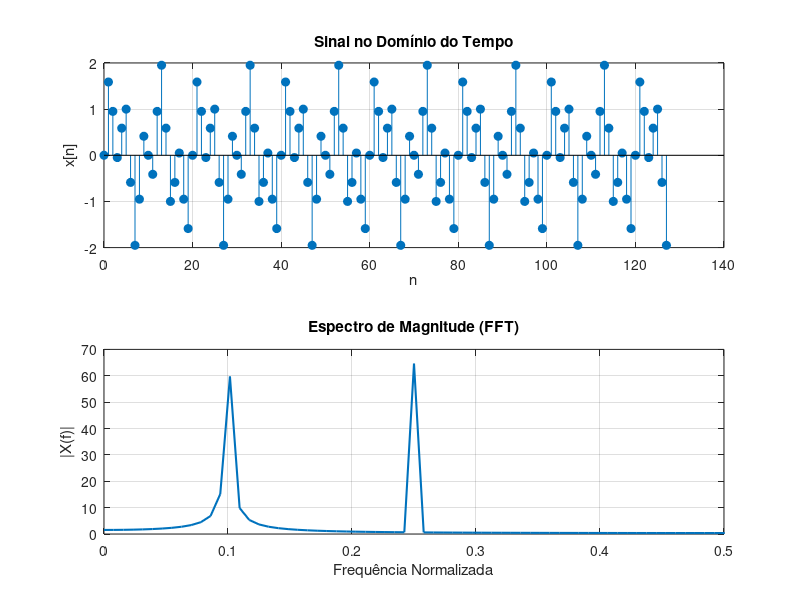

MATLAB code for this plot:
% Parâmetros
N = 128;
n = 0:N-1;

% Frequências normalizadas
f1 = 0.10;
f2 = 0.25;

% Sinais
x1 = sin(2*pi*f1*n);
x2 = sin(2*pi*f2*n);

% Soma dos sinais
x = x1 + x2;

% FFT
X = fft(x);
f = (0:N-1)/N;

% Gráfico único com dois subplots
figure;

% -----------------------------
% Sinal no domínio do tempo
% -----------------------------
subplot(2,1,1);
stem(n, x, 'filled');
title('Sinal no Domínio do Tempo');
xlabel('n');
ylabel('x[n]');
grid on;

% -----------------------------
% Espectro de magnitude
% -----------------------------
subplot(2,1,2);
plot(f, abs(X), 'LineWidth', 1.5);
title('Espectro de Magnitude (FFT)');
xlabel('Frequência Normalizada');
ylabel('|X(f)|');
grid on;
xlim([0 0.5]);   % Mostra até a frequência de Nyquist
